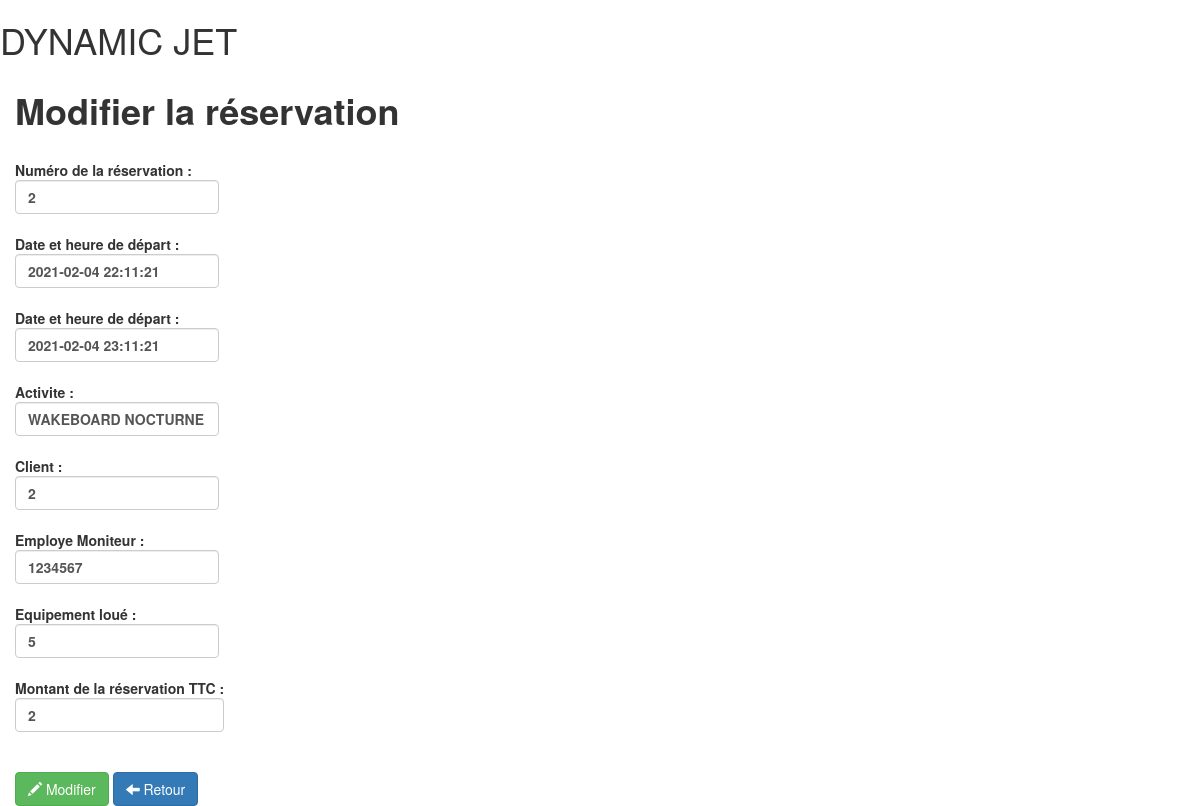
/reservations/update.php?id=2, run on the app's committed database.
### tables this page shows
CREATE TABLE IF NOT EXISTS `reservations` (
  `id_reza` int(11) NOT NULL AUTO_INCREMENT,
  `date_deb_reza` datetime NOT NULL,
  `date_fin_reza` datetime NOT NULL,
  `activite` varchar(100) NOT NULL,
  `client` int(11) NOT NULL,
  `employe` int(11) DEFAULT NULL,
  `equipement` int(11) NOT NULL,
  `tarif_reza` int(11) NOT NULL,
  PRIMARY KEY (`id_reza`),
  KEY `fk_idclient_clients` (`client`),
  KEY `fk_idequipement_equipements` (`equipement`),
  KEY `fk_idemploye_employes` (`employe`),
  KEY `fk_idtariflocation_tariflocation` (`tarif_reza`)
);

### reservations/update.php (the view, shortened to what this page needs)
<?php
    if(!empty($_GET['id']))
    {
        $id = checkInput($_GET['id']);
    }
    if(!empty($_POST))
    {
        $depart             = checkInput($_POST['date_deb_reza']);
        $retour             = checkInput($_POST['date_fin_reza']);
        $activite           = checkInput($_POST['activite']);
        $client             = checkInput($_POST['client']);
        $employe            = checkInput($_POST['employe']);
        $equipement         = checkInput($_POST['equipement']);
        $tarif              = checkInput($_POST['tarif_reza']);
        $db = Database::connect();
        $statement = $db->prepare("UPDATE reservations set date_deb_reza = ?, date_fin_reza = ?, activite = ?, client = ?, employe = ?, equipement = ?, tarif_reza = ? WHERE id_reza = ?");
        $statement->execute(array($depart,$retour,$activite,$client,$employe,$equipement,$tarif,$id));
        Database::disconnect();
        header("Location: index.php");
    }
    else
    {
        $db = Database::connect();
        $statement = $db->prepare("SELECT * FROM reservations where id_reza = ?");
        $statement->execute(array($id));
        $reservation        = $statement->fetch();
        $depart             = $reservation['date_deb_reza'];
        $retour             = $reservation['date_fin_reza'];
        $activite           = $reservation['activite'];
        $client             = $reservation['client'];
        $employe            = $reservation['employe'];
        $equipement         = $reservation['equipement'];
        $tarif              = $reservation['tarif_reza'];
    }
    function checkInput($data)
    {
      $data = trim($data);
      $data = stripslashes($data);
      $data = htmlspecialchars($data);
      return $data;
    }
?>
<!DOCTYPE html>
<html>
    <head>
        <link rel="stylesheet" href="https://maxcdn.bootstrapcdn.com/bootstrap/3.3.6/css/bootstrap.min.css">
        <link rel="stylesheet" href="">
    </head>
<body>
    <h1 class="text-logo"> DYNAMIC JET </h1>
    <div class="container admin">
        <div class="row">
            <h1><strong> Modifier la réservation </strong></h1>
            <br>
            <form class="form" action="<?php echo 'update.php?id='.$id;?>" role="form" method="post" enctype="multipart/form-data">
                    <div class="form-group">
                        <label for="">Numéro de la réservation :
                        <input type="text" class="form-control" id="id_reza" name="id_reza" placeholder="" value="<?php echo $id;?>">
                    </div>
                    <div class="form-group">
                        <label for="">Date et heure de départ :
                        <input type="text" class="form-control" id="date_deb_reza" name="date_deb_reza" placeholder="" value="<?php echo $depart;?>"required>
                    </div>
                    <div class="form-group">
                        <label for="">Date et heure de départ :
                        <input type="text" class="form-control" id="date_fin_reza" name="date_fin_reza" placeholder="" value="<?php echo $retour;?>"required>
                    </div>
                    <div class="form-group">
                        <label for="">Activite :
                        <input type="text" class="form-control" id="activite" name="activite" placeholder="" value="<?php echo $activite;?>"required>
                    </div>
                     <div class="form-group">
                        <label for="">Client :
                        <input type="text" class="form-control" id="client" name="client" placeholder="" value="<?php echo $client;?>"required>
                    </div>
                    <div class="form-group">
                        <label for="">Employe Moniteur :
                        <input type="text" class="form-control" id="employe" name="employe" placeholder="" value="<?php echo $employe;?>"required>
                    </div>
                    <div class="form-group">
                        <label for="">Equipement loué :
                        <input type="text" class="form-control" id="equipement" name="equipeement" placeholder="" value="<?php echo $equipement;?>"required>
                    </div>
                    <div class="form-group">
                        <label for="">Montant de la réservation TTC :
                        <input type="text" class="form-control" id="equipement" name="equipement" placeholder="" value="<?php echo $tarif;?>"required>
                    </div>
                    <br>
                    <div class="form-actions">
                        <button type="submit" name="modif" class="btn btn-success"><span class="glyphicon glyphicon-pencil"></span> Modifier</button>
                        <a class="btn btn-primary" href="index.php"><span class="glyphicon glyphicon-arrow-left"></span> Retour</a>
                </div>
                </form>
        </div>
    </div>
</body>
</html>

### data on the page
reservations: date_deb_reza "2021-02-04 22:11:21", date_fin_reza "2021-02-04 23:11:21", activite "WAKEBOARD NOCTURNE", client "2", employe "1234567", equipeement "5", equipement "2"
